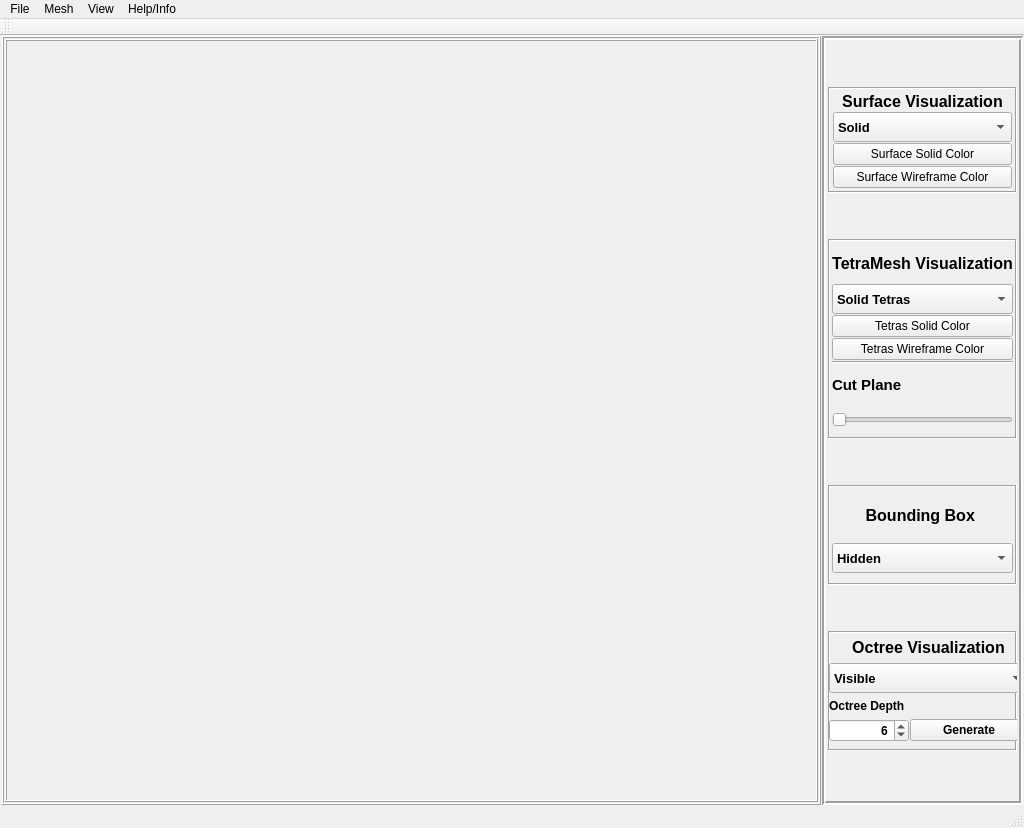
 <widget class="QMainWindow" name="MainWindow">
  <property name="geometry">
   <rect>
    <x>0</x>
    <y>0</y>
    <width>1024</width>
    <height>828</height>
   </rect>
  </property>
  <property name="sizePolicy">
   <sizepolicy hsizetype="MinimumExpanding" vsizetype="MinimumExpanding">
    <horstretch>1</horstretch>
    <verstretch>1</verstretch>
   </sizepolicy>
  </property>
  <property name="minimumSize">
   <size>
    <width>0</width>
    <height>0</height>
   </size>
  </property>
  <property name="windowTitle">
   <string>QTetraMesher</string>
  </property>
  <widget class="QWidget" name="centralWidget">
   <property name="sizePolicy">
    <sizepolicy hsizetype="MinimumExpanding" vsizetype="MinimumExpanding">
     <horstretch>0</horstretch>
     <verstretch>0</verstretch>
    </sizepolicy>
   </property>
   <property name="minimumSize">
    <size>
     <width>1024</width>
     <height>768</height>
    </size>
   </property>
   <property name="sizeIncrement">
    <size>
     <width>0</width>
     <height>0</height>
    </size>
   </property>
   <layout class="QGridLayout" name="gridLayout">
    <property name="leftMargin">
     <number>2</number>
    </property>
    <property name="topMargin">
     <number>0</number>
    </property>
    <property name="rightMargin">
     <number>1</number>
    </property>
    <property name="bottomMargin">
     <number>1</number>
    </property>
    <property name="spacing">
     <number>1</number>
    </property>
    <item row="0" column="1">
     <layout class="QHBoxLayout" name="mainLayout">
      <property name="spacing">
       <number>1</number>
      </property>
      <item>
       <widget class="QFrame" name="viewAndControlFrame">
        <property name="frameShape">
         <enum>QFrame::Box</enum>
        </property>
        <property name="frameShadow">
         <enum>QFrame::Raised</enum>
        </property>
        <layout class="QGridLayout" name="gridLayout_3">
         <property name="margin">
          <number>1</number>
         </property>
         <property name="spacing">
          <number>1</number>
         </property>
         <item row="0" column="0">
          <layout class="QVBoxLayout" name="viewAndControlLayout">
           <property name="spacing">
            <number>1</number>
           </property>
           <item>
            <widget class="QFrame" name="qglViewerFrame">
             <property name="frameShape">
              <enum>QFrame::Box</enum>
             </property>
             <property name="frameShadow">
              <enum>QFrame::Raised</enum>
             </property>
             <layout class="QGridLayout" name="gridLayout_4">
              <property name="margin">
               <number>1</number>
              </property>
              <property name="spacing">
               <number>1</number>
              </property>
              <item row="0" column="0">
               <widget class="QGLTetraViewer" name="viewer"/>
              </item>
             </layout>
            </widget>
           </item>
          </layout>
         </item>
        </layout>
       </widget>
      </item>
      <item>
       <widget class="QFrame" name="visualizationFrame">
        <property name="sizePolicy">
         <sizepolicy hsizetype="Fixed" vsizetype="Preferred">
          <horstretch>0</horstretch>
          <verstretch>0</verstretch>
         </sizepolicy>
        </property>
        <property name="minimumSize">
         <size>
          <width>200</width>
          <height>0</height>
         </size>
        </property>
        <property name="layoutDirection">
         <enum>Qt::LeftToRight</enum>
        </property>
        <property name="frameShape">
         <enum>QFrame::Box</enum>
        </property>
        <property name="frameShadow">
         <enum>QFrame::Sunken</enum>
        </property>
        <property name="lineWidth">
         <number>2</number>
        </property>
        <layout class="QHBoxLayout" name="horizontalLayout_3">
         <property name="margin">
          <number>1</number>
         </property>
         <item>
          <layout class="QGridLayout" name="gridLayout_2">
           <property name="margin">
            <number>1</number>
           </property>
           <property name="spacing">
            <number>1</number>
           </property>
           <item row="1" column="0">
            <widget class="QFrame" name="surfaceVisFrame">
             <property name="sizePolicy">
              <sizepolicy hsizetype="Preferred" vsizetype="Fixed">
               <horstretch>0</horstretch>
               <verstretch>0</verstretch>
              </sizepolicy>
             </property>
             <property name="minimumSize">
              <size>
               <width>0</width>
               <height>100</height>
              </size>
             </property>
             <property name="frameShape">
              <enum>QFrame::Box</enum>
             </property>
             <property name="frameShadow">
              <enum>QFrame::Sunken</enum>
             </property>
             <layout class="QHBoxLayout" name="horizontalLayout_2">
              <property name="margin">
               <number>2</number>
              </property>
              <item>
               <layout class="QVBoxLayout" name="surfaceVisLayout">
                <property name="spacing">
                 <number>1</number>
                </property>
                <property name="margin">
                 <number>1</number>
                </property>
                <item>
                 <widget class="QLabel" name="surfaceVisLabel">
                  <property name="font">
                   <font>
                    <pointsize>12</pointsize>
                    <weight>75</weight>
                    <bold>true</bold>
                   </font>
                  </property>
                  <property name="frameShape">
                   <enum>QFrame::NoFrame</enum>
                  </property>
                  <property name="text">
                   <string>Surface Visualization</string>
                  </property>
                  <property name="alignment">
                   <set>Qt::AlignCenter</set>
                  </property>
                  <property name="margin">
                   <number>2</number>
                  </property>
                 </widget>
                </item>
                <item>
                 <widget class="QComboBox" name="surfaceCombo">
                  <property name="minimumSize">
                   <size>
                    <width>0</width>
                    <height>30</height>
                   </size>
                  </property>
                  <property name="font">
                   <font>
                    <pointsize>10</pointsize>
                    <weight>75</weight>
                    <bold>true</bold>
                   </font>
                  </property>
                  <item>
                   <property name="text">
                    <string>Solid</string>
                   </property>
                  </item>
                  <item>
                   <property name="text">
                    <string>Wireframe</string>
                   </property>
                  </item>
                  <item>
                   <property name="text">
                    <string>Hidden</string>
                   </property>
                  </item>
                 </widget>
                </item>
                <item>
                 <widget class="QPushButton" name="surfaceColorButton">
                  <property name="text">
                   <string>Surface Solid Color</string>
                  </property>
                 </widget>
                </item>
                <item>
                 <widget class="QPushButton" name="surfaceWireframeColorButton">
                  <property name="text">
                   <string>Surface Wireframe Color</string>
                  </property>
                 </widget>
                </item>
               </layout>
              </item>
             </layout>
            </widget>
           </item>
           <item row="4" column="0">
            <widget class="QFrame" name="boundingBoxFrame">
             <property name="sizePolicy">
              <sizepolicy hsizetype="Preferred" vsizetype="Fixed">
               <horstretch>0</horstretch>
               <verstretch>0</verstretch>
              </sizepolicy>
             </property>
             <property name="minimumSize">
              <size>
               <width>0</width>
               <height>100</height>
              </size>
             </property>
             <property name="frameShape">
              <enum>QFrame::Box</enum>
             </property>
             <property name="frameShadow">
              <enum>QFrame::Sunken</enum>
             </property>
             <layout class="QHBoxLayout" name="horizontalLayout_4">
              <property name="spacing">
               <number>1</number>
              </property>
              <property name="leftMargin">
               <number>1</number>
              </property>
              <property name="topMargin">
               <number>1</number>
              </property>
              <property name="rightMargin">
               <number>1</number>
              </property>
              <item>
               <layout class="QVBoxLayout" name="verticalLayout_2">
                <property name="spacing">
                 <number>1</number>
                </property>
                <property name="margin">
                 <number>1</number>
                </property>
                <item>
                 <widget class="QLabel" name="boundingVisLabel">
                  <property name="font">
                   <font>
                    <pointsize>12</pointsize>
                    <weight>75</weight>
                    <bold>true</bold>
                   </font>
                  </property>
                  <property name="text">
                   <string>Bounding Box </string>
                  </property>
                  <property name="alignment">
                   <set>Qt::AlignCenter</set>
                  </property>
                 </widget>
                </item>
                <item>
                 <widget class="QComboBox" name="boundingBoxCombo">
                  <property name="minimumSize">
                   <size>
                    <width>0</width>
                    <height>30</height>
                   </size>
                  </property>
                  <property name="font">
                   <font>
                    <pointsize>10</pointsize>
                    <weight>75</weight>
                    <bold>true</bold>
                   </font>
                  </property>
                  <item>
                   <property name="text">
                    <string>Hidden</string>
                   </property>
                  </item>
                  <item>
                   <property name="text">
                    <string>BoundingBox</string>
                   </property>
                  </item>
                  <item>
                   <property name="text">
                    <string>BoundingCube</string>
                   </property>
                  </item>
                 </widget>
                </item>
               </layout>
              </item>
             </layout>
            </widget>
           </item>
           <item row="5" column="0">
            <widget class="QFrame" name="octreeFrame">
             <property name="sizePolicy">
              <sizepolicy hsizetype="Preferred" vsizetype="Fixed">
               <horstretch>0</horstretch>
               <verstretch>0</verstretch>
              </sizepolicy>
             </property>
             <property name="minimumSize">
              <size>
               <width>0</width>
               <height>120</height>
              </size>
             </property>
             <property name="frameShape">
              <enum>QFrame::Box</enum>
             </property>
             <property name="frameShadow">
              <enum>QFrame::Sunken</enum>
             </property>
             <widget class="QWidget" name="verticalLayoutWidget">
              <property name="geometry">
               <rect>
                <x>0</x>
                <y>0</y>
                <width>201</width>
                <height>112</height>
               </rect>
              </property>
              <layout class="QVBoxLayout" name="octreeVisLayout" stretch="0,0,0,0">
               <property name="spacing">
                <number>1</number>
               </property>
               <property name="margin">
                <number>1</number>
               </property>
               <item>
                <widget class="QLabel" name="octreeVisLabel">
                 <property name="sizePolicy">
                  <sizepolicy hsizetype="Preferred" vsizetype="Fixed">
                   <horstretch>0</horstretch>
                   <verstretch>0</verstretch>
                  </sizepolicy>
                 </property>
                 <property name="minimumSize">
                  <size>
                   <width>0</width>
                   <height>30</height>
                  </size>
                 </property>
                 <property name="font">
                  <font>
                   <pointsize>12</pointsize>
                   <weight>75</weight>
                   <bold>true</bold>
                  </font>
                 </property>
                 <property name="text">
                  <string>Octree Visualization</string>
                 </property>
                 <property name="alignment">
                  <set>Qt::AlignCenter</set>
                 </property>
                 <property name="margin">
                  <number>2</number>
                 </property>
                </widget>
               </item>
               <item>
                <widget class="QComboBox" name="octreeCombo">
                 <property name="sizePolicy">
                  <sizepolicy hsizetype="Preferred" vsizetype="Fixed">
                   <horstretch>0</horstretch>
                   <verstretch>0</verstretch>
                  </sizepolicy>
                 </property>
                 <property name="minimumSize">
                  <size>
                   <width>0</width>
                   <height>30</height>
                  </size>
                 </property>
                 <property name="font">
                  <font>
                   <pointsize>10</pointsize>
                   <weight>75</weight>
                   <bold>true</bold>
                  </font>
                 </property>
                 <property name="currentIndex">
                  <number>1</number>
                 </property>
                 <property name="frame">
                  <bool>true</bool>
                 </property>
                 <item>
                  <property name="text">
                   <string>Hidden</string>
                  </property>
                 </item>
                 <item>
                  <property name="text">
                   <string>Visible</string>
                  </property>
                 </item>
                 <item>
                  <property name="text">
                   <string>Leafs Only</string>
                  </property>
                 </item>
                </widget>
               </item>
               <item>
                <widget class="QLabel" name="octreeDepthLabel">
                 <property name="font">
                  <font>
                   <weight>75</weight>
                   <bold>true</bold>
                  </font>
                 </property>
                 <property name="text">
                  <string>Octree Depth</string>
                 </property>
                </widget>
               </item>
               <item>
                <layout class="QHBoxLayout" name="horizontalLayout_5">
                 <item>
                  <widget class="QSpinBox" name="octreeDepthSpinbox">
                   <property name="sizePolicy">
                    <sizepolicy hsizetype="Fixed" vsizetype="Fixed">
                     <horstretch>0</horstretch>
                     <verstretch>0</verstretch>
                    </sizepolicy>
                   </property>
                   <property name="minimumSize">
                    <size>
                     <width>80</width>
                     <height>0</height>
                    </size>
                   </property>
                   <property name="font">
                    <font>
                     <weight>75</weight>
                     <bold>true</bold>
                    </font>
                   </property>
                   <property name="layoutDirection">
                    <enum>Qt::LeftToRight</enum>
                   </property>
                   <property name="alignment">
                    <set>Qt::AlignRight|Qt::AlignTrailing|Qt::AlignVCenter</set>
                   </property>
                   <property name="minimum">
                    <number>1</number>
                   </property>
                   <property name="maximum">
                    <number>16</number>
                   </property>
                   <property name="value">
                    <number>6</number>
                   </property>
                  </widget>
                 </item>
                 <item>
                  <widget class="QPushButton" name="octreeGenerateButton">
                   <property name="font">
                    <font>
                     <weight>75</weight>
                     <bold>true</bold>
                    </font>
                   </property>
                   <property name="text">
                    <string>Generate</string>
                   </property>
                  </widget>
                 </item>
                </layout>
               </item>
              </layout>
             </widget>
            </widget>
           </item>
           <item row="2" column="0">
            <widget class="QFrame" name="tetraVisFrame">
             <property name="sizePolicy">
              <sizepolicy hsizetype="Preferred" vsizetype="Fixed">
               <horstretch>0</horstretch>
               <verstretch>0</verstretch>
              </sizepolicy>
             </property>
             <property name="minimumSize">
              <size>
               <width>0</width>
               <height>200</height>
              </size>
             </property>
             <property name="frameShape">
              <enum>QFrame::Box</enum>
             </property>
             <property name="frameShadow">
              <enum>QFrame::Sunken</enum>
             </property>
             <layout class="QHBoxLayout" name="horizontalLayout">
              <property name="spacing">
               <number>1</number>
              </property>
              <property name="margin">
               <number>1</number>
              </property>
              <item>
               <layout class="QVBoxLayout" name="verticalLayout">
                <property name="spacing">
                 <number>1</number>
                </property>
                <property name="margin">
                 <number>1</number>
                </property>
                <item>
                 <widget class="QLabel" name="tetraVisLabel">
                  <property name="font">
                   <font>
                    <pointsize>12</pointsize>
                    <weight>75</weight>
                    <bold>true</bold>
                   </font>
                  </property>
                  <property name="text">
                   <string>TetraMesh Visualization</string>
                  </property>
                  <property name="textFormat">
                   <enum>Qt::AutoText</enum>
                  </property>
                  <property name="alignment">
                   <set>Qt::AlignCenter</set>
                  </property>
                 </widget>
                </item>
                <item>
                 <widget class="QComboBox" name="tetraCombo">
                  <property name="minimumSize">
                   <size>
                    <width>0</width>
                    <height>30</height>
                   </size>
                  </property>
                  <property name="font">
                   <font>
                    <pointsize>10</pointsize>
                    <weight>75</weight>
                    <bold>true</bold>
                   </font>
                  </property>
                  <item>
                   <property name="text">
                    <string>Solid Tetras</string>
                   </property>
                  </item>
                  <item>
                   <property name="text">
                    <string>Wireframe</string>
                   </property>
                  </item>
                  <item>
                   <property name="text">
                    <string>Hidden</string>
                   </property>
                  </item>
                 </widget>
                </item>
                <item>
                 <widget class="QPushButton" name="tetraSolidColorButton">
                  <property name="text">
                   <string>Tetras Solid Color</string>
                  </property>
                 </widget>
                </item>
                <item>
                 <widget class="QPushButton" name="tetraWireframeColorButton">
                  <property name="text">
                   <string>Tetras Wireframe Color</string>
                  </property>
                 </widget>
                </item>
                <item>
                 <widget class="Line" name="line">
                  <property name="orientation">
                   <enum>Qt::Horizontal</enum>
                  </property>
                 </widget>
                </item>
                <item>
                 <widget class="QLabel" name="cutPlaneLabel">
                  <property name="font">
                   <font>
                    <pointsize>11</pointsize>
                    <weight>75</weight>
                    <bold>true</bold>
                   </font>
                  </property>
                  <property name="frameShape">
                   <enum>QFrame::NoFrame</enum>
                  </property>
                  <property name="text">
                   <string>Cut Plane</string>
                  </property>
                  <property name="alignment">
                   <set>Qt::AlignLeading|Qt::AlignLeft|Qt::AlignVCenter</set>
                  </property>
                 </widget>
                </item>
                <item>
                 <widget class="QSlider" name="cutPlaneSlider">
                  <property name="minimumSize">
                   <size>
                    <width>0</width>
                    <height>30</height>
                   </size>
                  </property>
                  <property name="orientation">
                   <enum>Qt::Horizontal</enum>
                  </property>
                  <property name="invertedAppearance">
                   <bool>false</bool>
                  </property>
                  <property name="invertedControls">
                   <bool>true</bool>
                  </property>
                 </widget>
                </item>
               </layout>
              </item>
             </layout>
            </widget>
           </item>
          </layout>
         </item>
        </layout>
       </widget>
      </item>
     </layout>
    </item>
   </layout>
  </widget>
  <widget class="QMenuBar" name="menuBar">
   <property name="geometry">
    <rect>
     <x>0</x>
     <y>0</y>
     <width>1024</width>
     <height>21</height>
    </rect>
   </property>
   <widget class="QMenu" name="menuFile">
    <property name="title">
     <string>File</string>
    </property>
    <addaction name="actionLoad_Surface_OBJ_OFF_3DS_PLY"/>
    <addaction name="actionLoad_GMSH"/>
    <addaction name="actionLoad_NXU2"/>
    <addaction name="actionLoad_Tetgen"/>
    <addaction name="separator"/>
    <addaction name="actionExport_Surface"/>
    <addaction name="actionExport_GMSH_2"/>
    <addaction name="actionExport_Tetgen_2"/>
    <addaction name="separator"/>
    <addaction name="actionQuit"/>
   </widget>
   <widget class="QMenu" name="menuHelp_Info">
    <property name="title">
     <string>Help/Info</string>
    </property>
    <addaction name="actionHelp"/>
    <addaction name="actionAbout_QGLViewer"/>
   </widget>
   <widget class="QMenu" name="menuView">
    <property name="title">
     <string>View</string>
    </property>
    <addaction name="actionShow_FPS"/>
    <addaction name="actionShow_Grid"/>
    <addaction name="actionShow_Axis"/>
    <addaction name="actionFullscreen"/>
   </widget>
   <widget class="QMenu" name="menuMesh">
    <property name="title">
     <string>Mesh</string>
    </property>
    <addaction name="actionMeshTetraStuffing"/>
    <addaction name="actionCGAL_Tetrahedralize"/>
    <addaction name="actionGenerate_Octree"/>
    <addaction name="actionTetGen"/>
    <addaction name="actionScale_x10"/>
    <addaction name="actionScale_x_0_1"/>
   </widget>
   <addaction name="menuFile"/>
   <addaction name="menuMesh"/>
   <addaction name="menuView"/>
   <addaction name="menuHelp_Info"/>
  </widget>
  <widget class="QToolBar" name="mainToolBar">
   <attribute name="toolBarArea">
    <enum>TopToolBarArea</enum>
   </attribute>
   <attribute name="toolBarBreak">
    <bool>false</bool>
   </attribute>
  </widget>
  <widget class="QStatusBar" name="statusBar"/>
  <action name="actionLoad_GMSH">
   <property name="text">
    <string>Load GMSH (.msh)</string>
   </property>
  </action>
  <action name="actionLoad_NXU2">
   <property name="text">
    <string>Load NXU2 (.xml)</string>
   </property>
  </action>
  <action name="actionLoad_Tetgen">
   <property name="text">
    <string>Load Tetgen (not yet...)</string>
   </property>
  </action>
  <action name="actionExport_OBJ">
   <property name="text">
    <string>Export OBJ</string>
   </property>
  </action>
  <action name="actionExport_GMSH">
   <property name="text">
    <string>Export GMSH</string>
   </property>
  </action>
  <action name="actionExport_Tetgen">
   <property name="text">
    <string>Export Tetgen</string>
   </property>
  </action>
  <action name="actionQuit">
   <property name="text">
    <string>Quit</string>
   </property>
  </action>
  <action name="actionExport_Surface">
   <property name="text">
    <string>Export Surface (.obj/.ply/.off/.stl)</string>
   </property>
  </action>
  <action name="actionExport_GMSH_2">
   <property name="text">
    <string>Export GMSH (.msh)</string>
   </property>
  </action>
  <action name="actionExport_Tetgen_2">
   <property name="text">
    <string>Export Tetgen (.node + .ele)</string>
   </property>
  </action>
  <action name="actionShow_FPS">
   <property name="checkable">
    <bool>true</bool>
   </property>
   <property name="checked">
    <bool>true</bool>
   </property>
   <property name="text">
    <string>Show FPS</string>
   </property>
  </action>
  <action name="actionShow_Grid">
   <property name="checkable">
    <bool>true</bool>
   </property>
   <property name="checked">
    <bool>true</bool>
   </property>
   <property name="text">
    <string>Show Grid</string>
   </property>
  </action>
  <action name="actionShow_Axis">
   <property name="checkable">
    <bool>true</bool>
   </property>
   <property name="checked">
    <bool>true</bool>
   </property>
   <property name="text">
    <string>Show Axis</string>
   </property>
  </action>
  <action name="actionHelp">
   <property name="text">
    <string>Help</string>
   </property>
  </action>
  <action name="actionAbout">
   <property name="text">
    <string>About QTetraMesher</string>
   </property>
  </action>
  <action name="actionFullscreen">
   <property name="checkable">
    <bool>true</bool>
   </property>
   <property name="text">
    <string>Fullscreen</string>
   </property>
   <property name="toolTip">
    <string>Toggle Fullscreen</string>
   </property>
  </action>
  <action name="actionAbout_QGLViewer">
   <property name="text">
    <string>About QGLViewer</string>
   </property>
  </action>
  <action name="actionMeshTetraStuffing">
   <property name="text">
    <string>MeshTetraStuffing</string>
   </property>
  </action>
  <action name="actionTetGen">
   <property name="text">
    <string>TetGen</string>
   </property>
  </action>
  <action name="actionCGAL_Tetrahedralize">
   <property name="text">
    <string>CGAL Tetrahedralize</string>
   </property>
  </action>
  <action name="actionLoad_Surface_OBJ_OFF_3DS_PLY">
   <property name="text">
    <string>Load Surface  (.obj/.ply/.off/.stl)</string>
   </property>
  </action>
  <action name="actionScale_x10">
   <property name="text">
    <string>Scale x 10</string>
   </property>
  </action>
  <action name="actionScale_x_0_1">
   <property name="text">
    <string>Scale x 0.1</string>
   </property>
  </action>
  <action name="actionGenerate_Octree">
   <property name="text">
    <string>Generate Octree</string>
   </property>
  </action>
 </widget>
